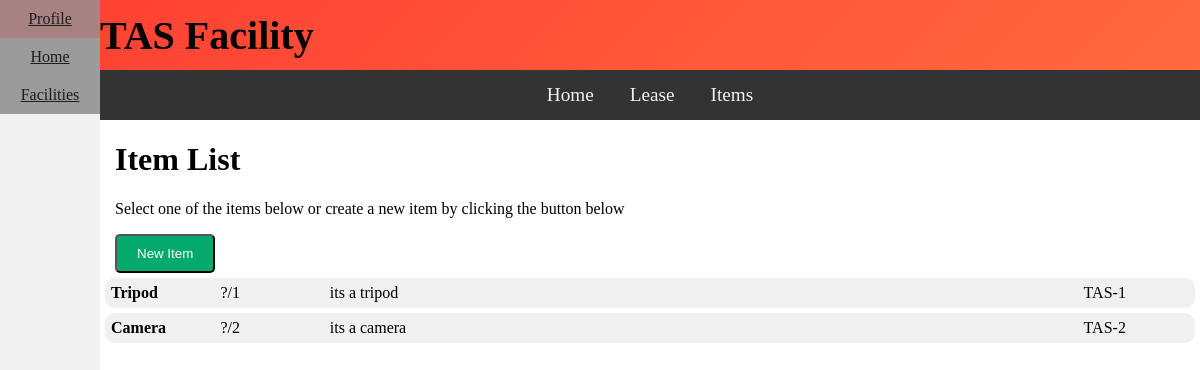
The page /facility/TAS/items on the database as committed earlier.
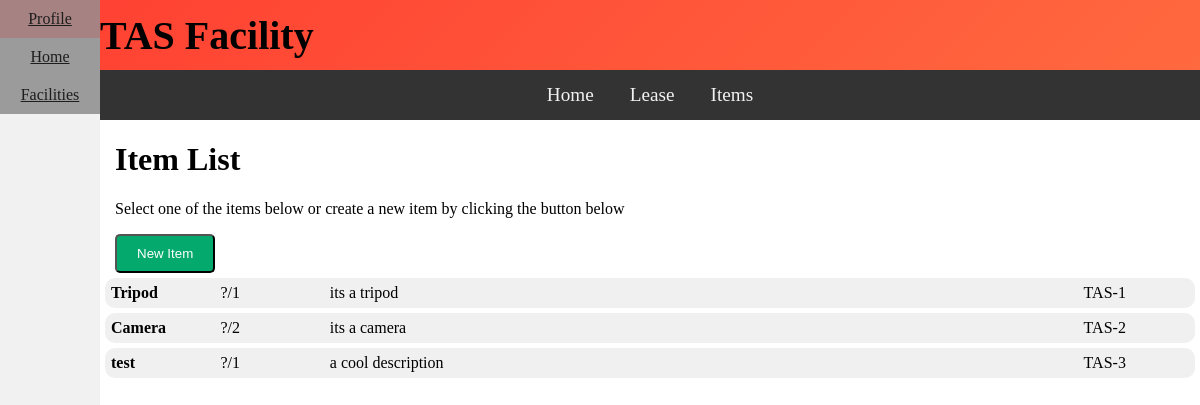
The same page on the database as committed later.
### tables this page shows
CREATE TABLE Facilities(
facID INTEGER PRIMARY KEY AUTOINCREMENT,
facName TEXT NOT NULL
);

CREATE TABLE Items(
itemID INTEGER PRIMARY KEY AUTOINCREMENT,
item_facID INTEGER,
itemName TEXT NOT NULL,
itemDescription TEXT NOT NULL,
itemCount INTEGER,
itemLocation TEXT NOT NULL,
itemPurchaseDate TEXT NOT NULL,
itemNotes TEXT NOT NULL
);

### main.py (the view, shortened to what this page needs)
@app.route("/facility/<facName>/items", methods=["GET", "POST"])
def items(facName):
    items = DB_Acess.GetAllItems(facName)
    return render_template("items.html", facname=facName, items=items)

### DB_Acess.py (called while the page is built)
def GetDB():
    BASE_DIR = os.path.dirname(os.path.abspath(__file__))
    DB_PATH = os.path.join(BASE_DIR, "database", "EquipmentTracker.db")
    db = sqlite3.connect(DB_PATH)
    db.row_factory = sqlite3.Row
    return db

def GetAllItems(facName):
    db = GetDB()
    items = db.execute("""SELECT itemID, itemName, itemDescription, itemCount, itemLocation, itemPurchaseDate, itemNotes, item_facID, facName
                        FROM Items
                        JOIN Facilities ON Items.item_facID = Facilities.facID
                        WHERE facName = ?""", (facName,)).fetchall()
    db.close()
    return [dict(row) for row in items]

### Templates/items.html (shortened to what this page needs)
{% extends "base-facility.html" %}
{% block facility_content %}
    <div class="shift_text_content">
        <h1>Item List</h1>
        <p>Select one of the items below or create a new item by clicking the button below</p>
        <button class="new_item_button" onclick="openModal()">New Item</button>
    </div>
    {% for item in items %}
        <a class="listed_item" href="/facility/{{ facname }}/item/{{ item['itemID'] }}">
            <table style="width:100%;">
                <tr>
                    <td style="width:10%;"><strong>{{ item["itemName"] }}</strong></td>
                    <td style="width:10%;"> ?/{{ item["itemCount"] }} </td>
                    <td style="width:70%;"> {{ item["itemDescription"] }} </td>
                    <td style="width:10%;"> {{ item["facName"] }}-{{ item["itemID"] }} </td>
                </tr>
            </table>
        </a>
    {% endfor %}
{% endblock %}

### Templates/base-facility.html
{% extends "base.html" %}
{% block content %}
    <div class="banner_background">
        <h1 class='banner'>{{ facname }} Facility</h1>
    </div>
    <nav class='topbar'>
        <a href="/facility/{{ facname }}">Home</a>
        <a href="/facility/{{ facname }}/loan">Lease</a>
        <a href="/facility/{{ facname }}/items">Items </a>
    </nav>
    <content class='facility_content'>
    {% block facility_content %}
    {% endblock %}
    </content>
{% endblock %}

### Templates/base.html (shortened to what this page needs)
<!DOCTYPE html>
<html lang="en">
<head>
    <link rel="stylesheet" href="/static/css/style.css" />
</head>
<body style='margin: 0;'>
    <main>
        <div class="side">
            <a href="/login">Profile</a>
            <a href="/">Home</a>
            <a href="/facilities">Facilities</a>
        </div>
        <div class="content">
            {% block content %}
            {% endblock %}
        </div>
    </main>
</body>
</html>

### static/css/style.css (style rules this page uses)
:root { --side-pixel: 100px; --top-pixel: 50px; --top-banner-pixel: 70px; }
main { display: sticky; }
.side { margin: 0; padding: 0; width: var(--side-pixel); background-color: #f1f1f1; position: fixed; top: 0; left: 0; height: 100%; overflow: auto; text-align: center; }
.side a { display: inline-block; color: #1d1d1d; padding: 10px 0px; background-color: rgb(155, 155, 155); width: var(--side-pixel); }
.content { margin-left: var(--side-pixel); }
.facility_content { margin-top: var(--top-pixel)+ var(--top-banner-pixel); }
.shift_text_content { margin-left: 15px; }
.banner_background { background: url(/static/images/red_gradient.png) 10% 10%; }
.banner { flex: 1; display: flex; color: black; height: var(--top-banner-pixel); align-items: center; text-align: left; font-size: 40px; margin: 0; }
.topbar { height: var(--top-pixel); text-align: center; overflow: hidden; background-color: #333; }
.topbar a { display: inline-block; color: #f2f2f2; padding: 14px 16px; text-decoration: none; font-size: 1.2em; }
a.listed_item { background-color: #f0f0f0; border-radius: 10px; padding: 3px; margin: 5px; text-decoration: none; color: black; display: block; }
.new_item_button { background-color: #04AA6D; color: white; padding: 10px 20px; text-decoration: none; border-radius: 5px; display: inline-block; }

Rows that differ between the two databases and show on the page:
added Items: itemName "test", itemCount "1", itemDescription "a cool description", facName "TAS", itemID "3"
